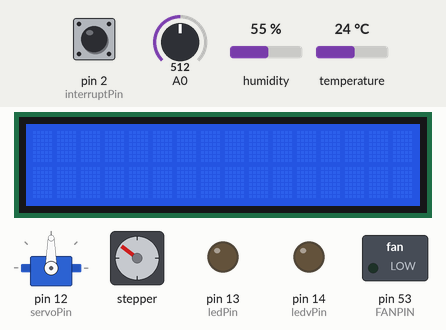
This sketch was run on a simulated Arduino Mega 2560, built with avr-gcc and run on an emulated ATmega2560. Parts: 16×2 character LCD, servo, stepper motor, switched loads named in the sketch (green lamp = pin HIGH), output pins drawn as LEDs (lit = HIGH). Inputs (shaded band) come from the test bench; at power-on: pin 2 (interruptPin) LOW, A0 = 512, humidity 55 %, temperature 24 °C. Stepper angles assume 2038 steps per turn; what the sketch prints to the serial monitor is not drawn.

Above: at 1.2 s.
1.3 s: pin 2 (interruptPin) pulled HIGH for 1 s
At 5.1 s:
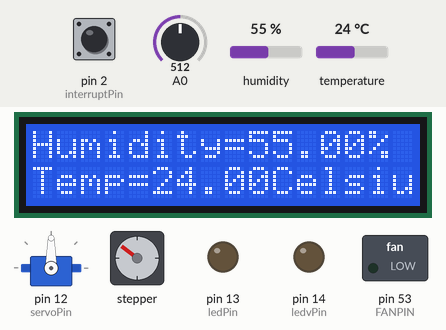
5.4 s: A0 set to 261
7.6 s: A0 set to 238
At 10.4 s:
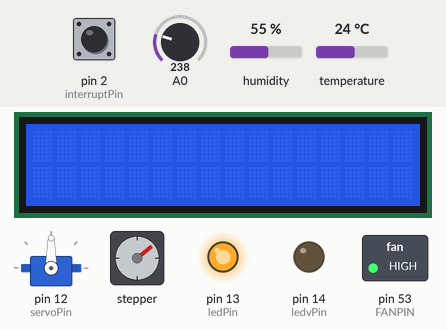
10.7 s: A0 set to 260
At 13.6 s:
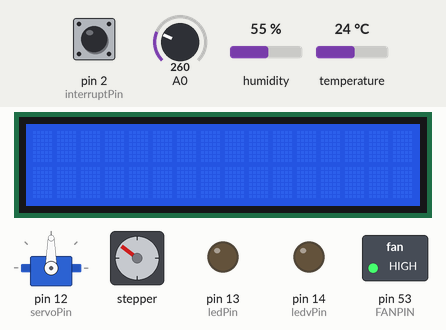
13.8 s: pin 2 (interruptPin) pulled HIGH for 0.65 s
At 17.2 s:
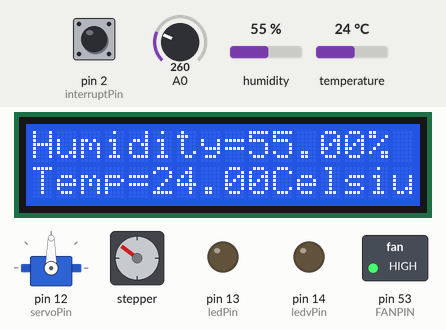
17.5 s: A0 set to 240
At 21.1 s:
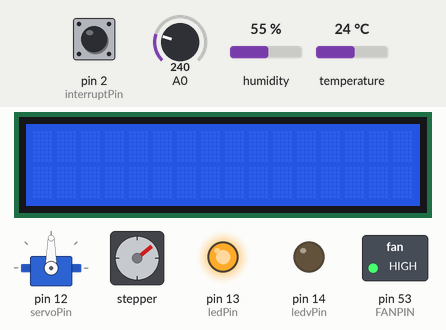
Timing chart, 0 to 21.6 s (numbered marks = the images above; inputs shaded):
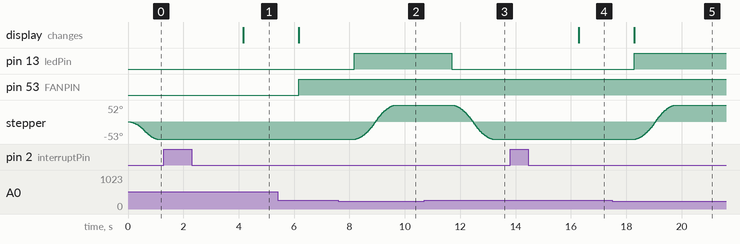

The sketch:

Lumiere_Toiture_lampe.ino
```cpp
/*
   Code 16 - Edurobot.ch, destiné à l'Arduino
   Objectif: Éteindre une LED dès que la luminosité est suffisante
*/
#include <LiquidCrystal_I2C.h>
LiquidCrystal_I2C lcd(0x27, 16, 2);
#include <Adafruit_Sensor.h>
#include <DHT.h>
#include <AccelStepper.h>
#include <Stepper.h>
#include <Keypad.h>//https://github.com/Chris--A/Keypad
#include <Servo.h>
const int stepsPerRevolution=2038;
Stepper mystepper= Stepper(stepsPerRevolution, 18, 20, 19, 21);

//***** EN-TÊTE DÉCLARATIF *****
#define motorPin1  18      // IN1 on the ULN2003 driver
 #define motorPin2  19      // IN2 on the ULN2003 driver
 #define motorPin3  20     // IN3 on the ULN2003 driver
 #define motorPin4  21     // IN4 on the ULN2003 driver
// // Définit le type d'interface AccelStepper; Moteur 4 fils en mode demi-pas:
#define MotorInterfaceType 8
// // Initialisation avec la séquence de broches IN1-IN3-IN2-IN4 pour utiliser la bibliothèque AccelStepper avec le moteur pas à pas 28BYJ-48:
AccelStepper stepper = AccelStepper(MotorInterfaceType, motorPin1, motorPin3, motorPin2, motorPin4);

 int lightPin ;  //On renomme la broche A0 en "lightPin"
 int ledPin = 13;  //On renomme la broche 12 en "ledPin"


// Creer un objet de tupe Servo
  Servo myservo;
//Creer une variable de stockage de la position de l'angle du cervo-moteur:
int angle = 0;
//Constants
//Definir le numéro de port du cervo-moteur:
#define servoPin 12 // On branche le servo-moteur (broche de signal) à la pin 10 de l'arduino
#define ROWS 4
#define COLS 4
#define DLENGTH 3  // On fixe ici le nombre maximal de caractères à saisir pour les code (ouverture comme fermeture)
//Parameters
// kp4x4Keys = les caractères du keypad
const char kp4x4Keys[ROWS][COLS]  = {{'1', '2', '3', 'A'}, {'4', '5', '6', 'B'}, {'7', '8', '9', 'C'}, {'*', '0', '#', 'D'}};
byte rowKp4x4Pin [4] = {10, 9, 8, 7}; // Les pins arduino dédiées aux caractères de ligne
byte colKp4x4Pin [4] = {6, 5, 4, 3}; //Les pins arduino dédiées aux caractères de colonne
char digits[DLENGTH]; // On Déclare un tableau nommé "digits" de taille 5 carateres (DLENGTH=5)
char codeOuv[]="3AC"; // LE code d'ouverture porte
char codeFerm[]="C3A"; // LE code de fermeture porte

int index=0; // On fixe le premier indice du tableau (indice de la premiere case du tableau "digits") à zero (0)

//Variables
Keypad monkeyPad  = Keypad(makeKeymap(kp4x4Keys), rowKp4x4Pin, colKp4x4Pin, ROWS, COLS);
const byte ledvPin = 14;
const byte interruptPin = 2;
volatile byte state = LOW;

// Set DHT pin:
#define DHTPIN 15
#define FANPIN 53
// Set DHT type, uncomment whatever type you're using!
#define DHTTYPE DHT11   // DHT 11
DHT dht = DHT(DHTPIN, DHTTYPE);

void setup()
{
    lcd.backlight();// turn on lcd backlight
    lcd.init();// initialize lcd
    pinMode(FANPIN, OUTPUT);
    dht.begin();
    pinMode(lightPin, INPUT);
 // Définit le nombre maximum de pas par seconde:
    stepper.setMaxSpeed(1000);
// // Définit l'accélération maximale en pas par seconde ^ 2:
    stepper.setAcceleration(1000);
    pinMode (ledPin, OUTPUT);
    pinMode (interruptPin, INPUT);
     pinMode (ledvPin, OUTPUT);
    Serial.begin(9600);
    // attachInterrupt(digitalPinToInterrupt(btnOff), Lafct, FALLING);
     stepper.moveTo(0); // Course à la position avec vitesse et accélération définies:
      stepper.runToPosition();
       //rattacher le cervo (myservo) à une pin arduino (pin 10):
  myservo.attach(servoPin);
  attachInterrupt(digitalPinToInterrupt(interruptPin), blink, CHANGE);
}

void loop()
{
   OuverFermeture_Porte();
    gestionToitLampe();
   GestionVentillation();

}

void blink()
{
  state = !state;
}

void gestionToitLampe()
{
  while(state==LOW)

  {
digitalWrite(ledvPin, LOW);
    int seuilbas = 250;
    int lumiere = analogRead (lightPin);
    if (lumiere > seuilbas)  //Si la luminosité est plus élevée que le seuil.. .
    {
        digitalWrite (ledPin, LOW);  //... alors on éteint la LED.
        stepper.moveTo(-300); // Course à la position avec vitesse et accélération définies:
        stepper.runToPosition();
    }
    else // Lumiere est peu
    {
       digitalWrite (ledPin, HIGH);
        stepper.moveTo(300);
        stepper.runToPosition();
    }


    Serial.println(analogRead (lightPin)); delay(1000);
}
}

// Ici je déclare une fonction qui gère l'ouverture et la fermeture de la porte en fonction du code saisi
void OuverFermeture_Porte() {

  while(state==HIGH)

  {
   //// On lit et on recueille le caractère saisi dans la variable nommée "custoKey"
  char customKey = monkeyPad.getKey(); // "monkeyPad" désigne l'instance de Keypad (notre keypad alors) et
  //"getKey", est une methode de la bibliothèque keypad

  if (customKey) { // Si on appui sur une touche, on enregistre sur le tableau "digits" et on passe à la case suivante jusquà ce qu'il fasse 5 caracteres
    Serial.println(customKey);
    digits[index]=customKey;
    index=index+1;
    if(index==DLENGTH){ // On affiche maintenant les caractères saisi que l'orsque ça fait 5 caractères
    char customKey = monkeyPad.getKey();
      Serial.println(digits);
      index=0; // Ici on reinitialise le compteur de chiffres saisis à zéro apresqu'il ait atteint 5 caractères
      if(strcmp(digits,codeOuv)==0){
        Serial.println(F("Code bon! ouverte"));
        // Ce qui va se passer quant le bon code est saisi
//     // Ordonner au servo de tourner à un angle particulier (90° ici), marquer une pause d'une minute et de refaire 180°
        myservo.write(180);
        // delay(1000);
        // myservo.write(-180);
      }

      // Si le code de femeture
      if(strcmp(digits,codeFerm)==0){
        Serial.println(F("Code bon! tu ferme"));
        // Ce qui va se passer quant le bon code est saisi
//     // Ordonner au servo de tourner à un angle particulier (90° ici), marquer une pause d'une minute et de refaire 180°
        myservo.write(-180);
        // delay(1000);
        // myservo.write(-180);
      }

    }
  }
  }

}

//FONCTION QUI GÈRE LA VENTILLATION
void GestionVentillation()
{
  // Wait a few seconds between measurements:
  delay(2000);
  // Reading temperature or humidity takes about 250 milliseconds!
  // Sensor readings may also be up to 2 seconds 'old' (its a very slow sensor)
  // Read the humidity in %:
  float h = dht.readHumidity();
  // Read the temperature as Celsius:
  float t = dht.readTemperature();
  // Read the temperature as Fahrenheit:
  float f = dht.readTemperature(true);
  // Check if any reads failed and exit early (to try again):
  if (isnan(h) || isnan(t) || isnan(f)) {
    Serial.println("Failed to read from DHT11 sensor!");
    return;
  }
  lcd.clear();
   lcd.setCursor(0,0);// set the cursor on the first row and column
   lcd.print("Humidity=");
   lcd.print((float)dht.readHumidity());//print the humidity
   lcd.print("%");
   lcd.setCursor(0,1);//set the cursor on the second row and first column
   lcd.print("Temp=");
   lcd.print((float)dht.readTemperature());//print the temperature
   lcd.print("Celsius");
   delay(2000);
   lcd.clear();

  if(h<70.00)
  {
    digitalWrite (FANPIN, HIGH);
  }
  else if(h>=70.00)
  {
    digitalWrite (FANPIN, LOW);
  }
  Serial.print("Humidity: ");
  Serial.print(h);
  Serial.println(" % ");
  Serial.print("Temperature: ");
  Serial.print(t);
  Serial.print(" \xC2\xB0");
  Serial.println("C | ");

}
```

Measured:
- the behaviour switches between 251 and 250 on A0 (found by bisection; images 1 and 2)
- after the input at 1.3 s, the display: changes after 2.9 s (image 1)
- after the input at 7.6 s, pin 13 (ledPin): LOW → HIGH after 0.57 s; stepper: turns 105° clockwise in 1.4 s, starting after 0.63 s
- after the input at 10.7 s, pin 13 (ledPin): HIGH → LOW after 0.99 s; stepper: turns 105° counter-clockwise in 1.4 s, starting after 1.1 s
- after the input at 13.8 s, the display: changes after 2.5 s (image 4)
- after the input at 17.5 s, pin 13 (ledPin): LOW → HIGH after 0.78 s; stepper: turns 105° clockwise in 1.4 s, starting after 0.84 s
- by itself, stepper: keeps turning counter-clockwise at about 56°/s
